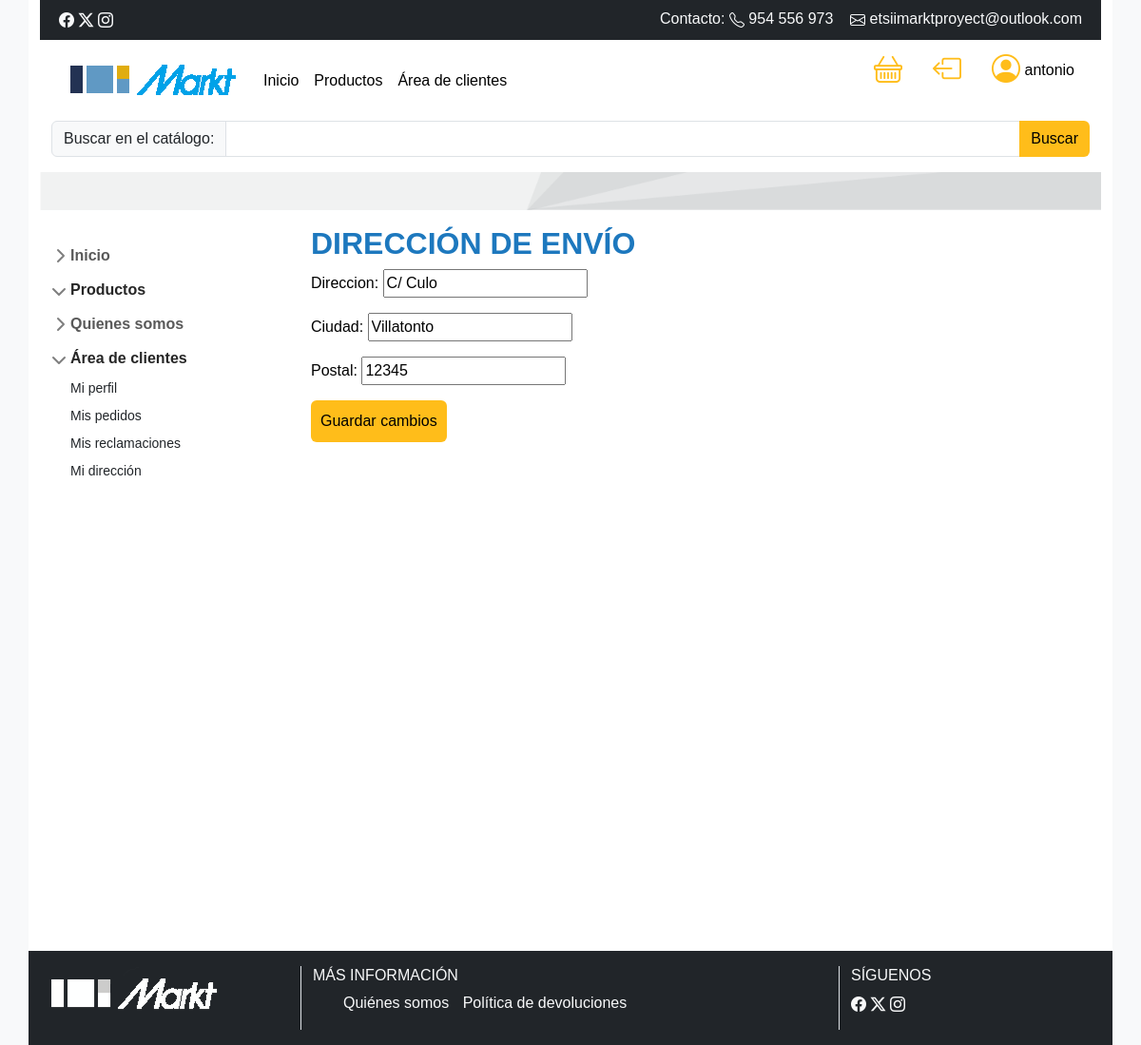
The app's page /clientes/direccion_envio/ (signed in) with its own data.
### clientes/models.py (models this page shows, shortened)
class DireccionCliente(models.Model):
    PAGO_CHOICES = [
        ('contrarrempolso', 'Contrareenbolso'),
        ('pasarela', 'Tarjeta de crédito'),
    ]
    user = models.ForeignKey(User, on_delete=models.CASCADE)
    direccion = models.CharField(max_length=100)
    ciudad = models.CharField(max_length=50)
    postal = models.CharField(max_length=10)
    formaPago = models.CharField(max_length=50, choices=PAGO_CHOICES, default='contrarrempolso', verbose_name="Método preferido de pago")

### clientes/views.py (the view)
# urls.py: path('clientes/direccion_envio/', editar_direccion_envio, name='editar_direccion_envio'),
@login_required
def editar_direccion_envio(request):
    usuario_actual = request.user
    try:
        direccion_envio = DireccionCliente.objects.get(user=usuario_actual)
    except DireccionCliente.DoesNotExist:
        direccion_envio = DireccionCliente(user=usuario_actual)
    if request.method == 'POST':
        form = UserDireccionForm(request.POST, instance=direccion_envio)
        if form.is_valid():
            form.save()
            return redirect('/perfil')
    else:
        form = UserDireccionForm(instance=direccion_envio)
    return render(request, 'clientes/direccion_envio.html', {'form': form, 'user': usuario_actual})

### clientes/forms.py
class UserDireccionForm(forms.ModelForm):
    class Meta:
        model = DireccionCliente
        fields = ['direccion', 'ciudad', 'postal']

### templates/clientes/direccion_envio.html (shortened to what this page needs)
{% extends 'base.html' %}
{% block content %}
<head>
</head>
<body>
    <h2>Dirección de Envío</h2>
        <form method="post">
            {{ form.as_p }}
            <button class="btn btn-secondary" type="submit">Guardar cambios</button>
        </form>
</body>
{% endblock %}

### templates/header.html (shortened to what this page needs)
    <div class="container">
      <div class="row bg-dark text-light p-2">
        <div class="col-6"><i class="bi bi-facebook"></i> <i class="bi bi-twitter-x"></i> <i class="bi bi-instagram"></i></div>
        <div class="col-6" style="text-align: right">Contacto: <i class="bi bi-telephone"></i> 	954 556 973 &nbsp;&nbsp;&nbsp;<i class="bi bi-envelope"></i> etsiimarktproyect@outlook.com</div>
    </div>
        <div class="row ">
            <div class="col-8">
                <nav class="navbar navbar-expand-lg bg-body-tertiary">
                    <div class="container-fluid">
                      <a class="navbar-brand" href="/"><img src="/media/images/logo.png" alt="Logo" class="img-fluid"></a>
                      <div class="collapse navbar-collapse" id="navbarSupportedContent">
                        <ul class="navbar-nav me-auto mb-2 mb-lg-0">
                          <li class="nav-item">
                            <a class="nav-link active" aria-current="home" href="/">Inicio</a>
                          </li>
                          <li class="nav-item">
                            <a class="nav-link" href="/catalogo">Productos</a>
                          </li>
                          {% if user.is_authenticated %}
                          <li class="nav-item">
                            <a class="nav-link" href="/perfil">Área de clientes</a>
                          </li>
                          {% else %}
                          <li class="nav-item">
                            <a class="nav-link" href="/seguimiento">Mis pedidos</a>
                          </li>
                          {% endif %}
                        </ul>
                      </div>
                    </div>
                  </nav>
            </div>
            <div class="col-4">
                <ul class="nav users" style="float: right">
                  <li class="nav-item">
                    <a class="nav-link" href="/productos/carrito"><i class="bi bi-basket"></i></a>
                  </li>
                    {% if user.is_authenticated %}
                    <li class="nav-item">
                      <a class="nav-link active" aria-current="page" href="/logout_personalizado"><i class="bi bi-box-arrow-left"></i></a>
                    </li>
                      <li class="nav-item">
                        <a class="nav-link active" aria-current="page" href="/perfil"><i class="bi bi-person-circle"></i> {{ user.username }}</a>
                      </li>
                    {% else %}
                      <li class="nav-item">
                        <a class="nav-link active" aria-current="page" href="/login"><i class="bi bi-person-circle"></i></a>
                      </li>
                    {% endif %}
                  </ul>
            </div>
        </div>
        <div class="row">
            <div class="col-12">
                <form class="d-flex" role="search" method="get" action="{% url 'catalogo' %}">
                  <div class="input-group">
                  <label for="search" class="input-group-text">Buscar en el catálogo: </label>
                  <input class="form-control" type="text" name="q" id="search" value="{{ query }}">
                  <button class="btn btn-outline-secondary" type="submit">Buscar</button>
                  </div>
            </form>
            </div>
        </div>
    </div>

### static/css/styles.css (style rules this page uses)
:root { --primary-color: #1d78be; --secondary-color: #ffbd1a; --dark-color: #333333; }
body { font-family: Arial,"Lexend Deca","Helvetica Neue",Helvetica,Arial,sans-serif; background-color: var(--bs-gray-100); color: var(--bs-black); margin: 0; padding: 0; }
h2 { color: var(--primary-color); font-weight: 700; text-transform: uppercase; }
.btn.btn-secondary { background-color: var(--secondary-color); color: var(--bs-black); padding: 10px 10px; border: none; cursor: pointer; }
button.btn.btn-outline-secondary { background-color: var(--secondary-color); border: none; color: var(--bs-black); }
nav.bg-body-tertiary { --bs-bg-opacity: 0 !important; background-color: var(--bs-white) !important; }
a.nav-link.active { color: inherit; }
.nav.users .bi { color: var(--secondary-color) !important; font-size: 30px !important; }

### static/css/sidebars.css (style rules this page uses)
body { min-height: 100vh; min-height: -webkit-fill-available; }
html { height: -webkit-fill-available; }
.bi { vertical-align: -.125em; pointer-events: none; fill: currentColor; }

### records on screen
DireccionCliente: direccion "C/ Culo", ciudad "Villatonto", postal "12345"

### other values on screen
{{ user.username }} "antonio"
